Frame 1 (no input): blank canvas, image omitted
Frame 60 (the mouse pressed at the canvas centre just before this capture): blank canvas, image omitted
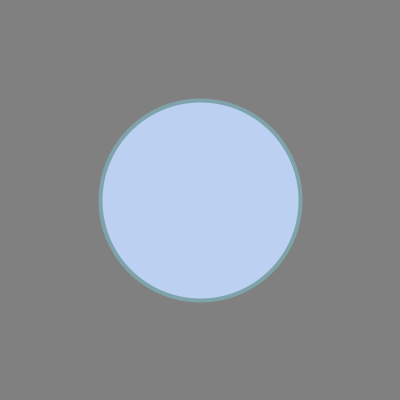
Frame 120 (the mouse held since frame 60 and released just before this capture)

The Processing sketch whose frames 1 and 60 were blank and that drew this single picture after the mouse press (run headless with seeded random() and noise(); from frame 60 on, the mouse is pressed at the canvas centre):

// Processing sketch: processing_140396
// ── processing_140396.pde

 
color c1,c2,c3; // Füllfarbe, Linienfarbe, Hintergrundfarbe
 
void setup() {
  defineColors();
  background(c2);
  size(400,400);
  strokeWeight(4); 
}
 
void draw() {
  fill(c1);
  stroke(c3);
  ellipse(mouseX, mouseY, abs(mouseX-pmouseX), abs(mouseX-pmouseX));
}
   
void defineColors() {
   c3 = color(126,163,171);
   c2 = color(128,128,128);
   c1 = color(188,209,242); 
}
